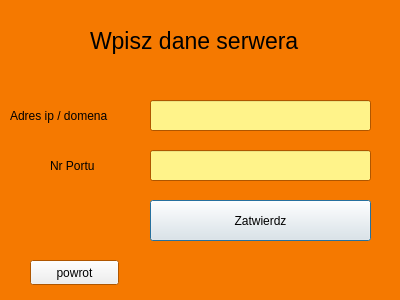
<?xml version="1.0" encoding="UTF-8"?>
<ui version="4.0">
 <class>serverselect</class>
 <widget class="QDialog" name="serverselect">
  <property name="geometry">
   <rect>
    <x>0</x>
    <y>0</y>
    <width>400</width>
    <height>300</height>
   </rect>
  </property>
  <property name="palette">
   <palette>
    <active>
     <colorrole role="Base">
      <brush brushstyle="SolidPattern">
       <color alpha="255">
        <red>255</red>
        <green>255</green>
        <blue>255</blue>
       </color>
      </brush>
     </colorrole>
     <colorrole role="Window">
      <brush brushstyle="SolidPattern">
       <color alpha="255">
        <red>245</red>
        <green>121</green>
        <blue>0</blue>
       </color>
      </brush>
     </colorrole>
    </active>
    <inactive>
     <colorrole role="Base">
      <brush brushstyle="SolidPattern">
       <color alpha="255">
        <red>255</red>
        <green>255</green>
        <blue>255</blue>
       </color>
      </brush>
     </colorrole>
     <colorrole role="Window">
      <brush brushstyle="SolidPattern">
       <color alpha="255">
        <red>245</red>
        <green>121</green>
        <blue>0</blue>
       </color>
      </brush>
     </colorrole>
    </inactive>
    <disabled>
     <colorrole role="Base">
      <brush brushstyle="SolidPattern">
       <color alpha="255">
        <red>245</red>
        <green>121</green>
        <blue>0</blue>
       </color>
      </brush>
     </colorrole>
     <colorrole role="Window">
      <brush brushstyle="SolidPattern">
       <color alpha="255">
        <red>245</red>
        <green>121</green>
        <blue>0</blue>
       </color>
      </brush>
     </colorrole>
    </disabled>
   </palette>
  </property>
  <property name="windowTitle">
   <string>Dialog</string>
  </property>
  <widget class="QLabel" name="label">
   <property name="geometry">
    <rect>
     <x>90</x>
     <y>10</y>
     <width>241</width>
     <height>61</height>
    </rect>
   </property>
   <property name="font">
    <font>
     <pointsize>17</pointsize>
    </font>
   </property>
   <property name="text">
    <string>Wpisz dane serwera</string>
   </property>
  </widget>
  <widget class="QLineEdit" name="domainipTextEdit">
   <property name="geometry">
    <rect>
     <x>150</x>
     <y>100</y>
     <width>221</width>
     <height>31</height>
    </rect>
   </property>
   <property name="palette">
    <palette>
     <active>
      <colorrole role="Base">
       <brush brushstyle="SolidPattern">
        <color alpha="255">
         <red>255</red>
         <green>243</green>
         <blue>138</blue>
        </color>
       </brush>
      </colorrole>
     </active>
     <inactive>
      <colorrole role="Base">
       <brush brushstyle="SolidPattern">
        <color alpha="255">
         <red>255</red>
         <green>243</green>
         <blue>138</blue>
        </color>
       </brush>
      </colorrole>
     </inactive>
     <disabled>
      <colorrole role="Base">
       <brush brushstyle="SolidPattern">
        <color alpha="255">
         <red>245</red>
         <green>121</green>
         <blue>0</blue>
        </color>
       </brush>
      </colorrole>
     </disabled>
    </palette>
   </property>
  </widget>
  <widget class="QLineEdit" name="portnumber">
   <property name="geometry">
    <rect>
     <x>150</x>
     <y>150</y>
     <width>221</width>
     <height>31</height>
    </rect>
   </property>
   <property name="palette">
    <palette>
     <active>
      <colorrole role="Base">
       <brush brushstyle="SolidPattern">
        <color alpha="255">
         <red>255</red>
         <green>243</green>
         <blue>138</blue>
        </color>
       </brush>
      </colorrole>
     </active>
     <inactive>
      <colorrole role="Base">
       <brush brushstyle="SolidPattern">
        <color alpha="255">
         <red>255</red>
         <green>243</green>
         <blue>138</blue>
        </color>
       </brush>
      </colorrole>
     </inactive>
     <disabled>
      <colorrole role="Base">
       <brush brushstyle="SolidPattern">
        <color alpha="255">
         <red>245</red>
         <green>121</green>
         <blue>0</blue>
        </color>
       </brush>
      </colorrole>
     </disabled>
    </palette>
   </property>
  </widget>
  <widget class="QPushButton" name="Confirm">
   <property name="geometry">
    <rect>
     <x>150</x>
     <y>200</y>
     <width>221</width>
     <height>41</height>
    </rect>
   </property>
   <property name="text">
    <string>Zatwierdz</string>
   </property>
  </widget>
  <widget class="QPushButton" name="Cancel">
   <property name="geometry">
    <rect>
     <x>30</x>
     <y>260</y>
     <width>89</width>
     <height>25</height>
    </rect>
   </property>
   <property name="text">
    <string>powrot</string>
   </property>
  </widget>
  <widget class="QLabel" name="label_2">
   <property name="geometry">
    <rect>
     <x>10</x>
     <y>100</y>
     <width>131</width>
     <height>31</height>
    </rect>
   </property>
   <property name="text">
    <string>Adres ip / domena</string>
   </property>
  </widget>
  <widget class="QLabel" name="label_3">
   <property name="geometry">
    <rect>
     <x>50</x>
     <y>150</y>
     <width>61</width>
     <height>31</height>
    </rect>
   </property>
   <property name="text">
    <string>Nr Portu</string>
   </property>
  </widget>
 </widget>
 <resources/>
 <connections/>
</ui>
